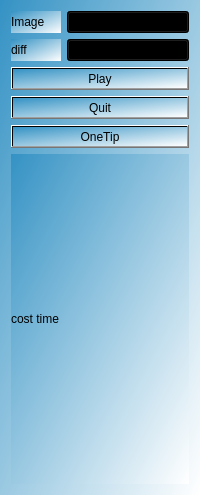
<?xml version="1.0" encoding="UTF-8"?>
<ui version="4.0">
 <class>CtrlPanelUI</class>
 <widget class="QWidget" name="CtrlPanelUI">
  <property name="geometry">
   <rect>
    <x>0</x>
    <y>0</y>
    <width>200</width>
    <height>495</height>
   </rect>
  </property>
  <property name="sizePolicy">
   <sizepolicy hsizetype="Fixed" vsizetype="Preferred">
    <horstretch>0</horstretch>
    <verstretch>0</verstretch>
   </sizepolicy>
  </property>
  <property name="minimumSize">
   <size>
    <width>200</width>
    <height>0</height>
   </size>
  </property>
  <property name="maximumSize">
   <size>
    <width>200</width>
    <height>16777215</height>
   </size>
  </property>
  <property name="windowTitle">
   <string>Form</string>
  </property>
  <property name="autoFillBackground">
   <bool>false</bool>
  </property>
  <property name="styleSheet">
   <string notr="true">background-color: qlineargradient(spread:pad, x1:0, y1:0, x2:1, y2:1, stop:0 rgba(52, 146, 196, 255),stop:1 rgba(255, 255, 255, 255));</string>
  </property>
  <layout class="QVBoxLayout" name="verticalLayout">
   <item>
    <layout class="QHBoxLayout" name="horizontalLayout">
     <item>
      <widget class="QLabel" name="label">
       <property name="sizePolicy">
        <sizepolicy hsizetype="Fixed" vsizetype="Preferred">
         <horstretch>0</horstretch>
         <verstretch>0</verstretch>
        </sizepolicy>
       </property>
       <property name="minimumSize">
        <size>
         <width>50</width>
         <height>0</height>
        </size>
       </property>
       <property name="text">
        <string>Image</string>
       </property>
      </widget>
     </item>
     <item>
      <widget class="QComboBox" name="imgcb"/>
     </item>
    </layout>
   </item>
   <item>
    <layout class="QHBoxLayout" name="horizontalLayout_2">
     <item>
      <widget class="QLabel" name="label_2">
       <property name="sizePolicy">
        <sizepolicy hsizetype="Fixed" vsizetype="Preferred">
         <horstretch>0</horstretch>
         <verstretch>0</verstretch>
        </sizepolicy>
       </property>
       <property name="minimumSize">
        <size>
         <width>50</width>
         <height>0</height>
        </size>
       </property>
       <property name="text">
        <string>diff</string>
       </property>
      </widget>
     </item>
     <item>
      <widget class="QComboBox" name="levelcb"/>
     </item>
    </layout>
   </item>
   <item>
    <widget class="QPushButton" name="playbtn">
     <property name="text">
      <string>Play</string>
     </property>
    </widget>
   </item>
   <item>
    <widget class="QPushButton" name="quitbtn">
     <property name="text">
      <string>Quit</string>
     </property>
    </widget>
   </item>
   <item>
    <widget class="QPushButton" name="tipbtn">
     <property name="text">
      <string>OneTip</string>
     </property>
    </widget>
   </item>
   <item>
    <widget class="QLabel" name="resultlabel">
     <property name="text">
      <string>cost time</string>
     </property>
    </widget>
   </item>
  </layout>
 </widget>
 <resources/>
 <connections/>
</ui>
